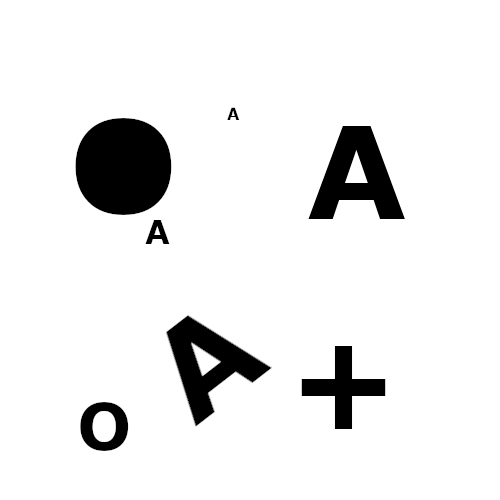
#> input picture billedanalyse/test1.png, 500 x 500 px
$ python shapematching.py
#> lines starting #> are read from the running program, lines starting #| are printed output that depends on the picture; after the words box and inside, x2 and y2 are one past the last pixel; in counts of white or black regions, pixels touching at a corner belong together; long printed decimals are rounded
import cv2 #opencv cv: computer vision
import numpy as np

img = cv2.imread('test1.png', cv2.IMREAD_UNCHANGED)
#> img is the input picture: shape (500, 500, 4); mean B, G, R, A 233.8, 233.8, 233.8, 255
imggray = cv2.cvtColor(img, cv2.COLOR_BGR2GRAY)
ret,threshold = cv2.threshold(imggray,127,255,cv2.THRESH_BINARY)
#> threshold: shape (500, 500); 91.7% white; 7 black regions
cnt, hierarchy = cv2.findContours(threshold, 1, 2)
#> cnt = 13 contours, 2 with area under 20; largest, box (x1, y1, x2, y2) and area: (0, 0, 500, 500) 249001, (75, 117, 172, 216) 7640, (308, 125, 406, 220) 5144, (166, 315, 272, 427) 5001, (301, 345, 386, 430) 2696

reference = cv2.imread('reference2.png', cv2.IMREAD_UNCHANGED)
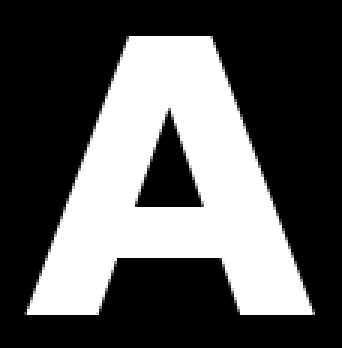
#> input picture billedanalyse/reference2.png, 114 x 116 px (shown 3 times larger)
#> reference is the input picture: shape (116, 114, 4); mean B, G, R, A 88.8, 88.8, 88.8, 255
imggray = cv2.cvtColor(reference, cv2.COLOR_BGR2GRAY)
#> imggray: shape (116, 114)
ref_ret, dst = cv2.threshold(imggray, 127, 255, 0)
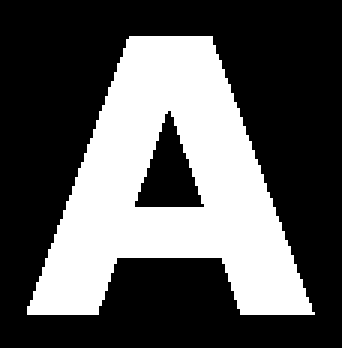
#> dst: shape (116, 114) (shown 3 times larger); 34.8% white; 1 white region
ref_cnt, hierarchy = cv2.findContours(dst, cv2.RETR_CCOMP, cv2.CHAIN_APPROX_SIMPLE)
#> ref_cnt = 2 contours; box (x1, y1, x2, y2) and area: (9, 12, 105, 105) 4812, (44, 36, 69, 70) 425

rows, cols = threshold.shape
#> rows = 500; cols = 500

match_score = 0.17
i = 0
for c in cnt:
    rect = cv2.minAreaRect(c)
    boxf = cv2.boxPoints(rect)
    box = np.int0(boxf)

    i += 1
    #Calculate match score:
    # Metode 1 synes at være den bedste.
    score = cv2.matchShapes(ref_cnt[0], c, 1, 0.0)

    if score < match_score:
        print('Der er fundet en figur ved ({:5f},{:5f}), i en vinkel på {:5f} grader. Score: {}'.format(boxf[2][0],boxf[2][1], rect[2], score))
        # Vis omrids
        cv2.drawContours(img,[c],0,(0,0,255),2)
        #Vis text på billedet
        cv2.putText(img, "({},{}), Vinkel: {}".format(int(boxf[2][0]),int(boxf[2][1]), rect[2]), (int(boxf[2][0]), int(boxf[2][1])), cv2.FONT_HERSHEY_COMPLEX_SMALL , 0.7, 2)
#> this loop made 13 passes
#> (rect, box, score) on passes 1, 2, 3, 5, 6, 7, 8: (((103.5, 426), (30, 23), -90), [[115, 441], [92, 441], [92, 411], [115, 411]], 0.264), (((104, 426), (50, 48), -90), [[128, 451], [80, 451], [80, 401], [128, 401]], 0.346), (((343, 387), (70.71, 70.71), -45), [[343, 437], [293, 387], [343, 337], [393, 387]], 0.185), (((205, 359.9), (95.78, 93.95), -37.69), [[195, 426], [138, 351], [214, 293], [271, 367]], 0.0137), (((156.5, 230), (8, 5), -90), [[159, 234], [154, 234], [154, 226], [159, 226]], 0.249), (((157, 231.5), (25, 24), -90), [[169, 244], [145, 244], [145, 219], [169, 219]], 0.0686), (((356, 166.5), (31, 22), -90), [[367, 182], [345, 182], [345, 151], [367, 151]], 0.269)
#> (rect, boxf, box, score) on passes 4, 11: (((199.8, 360.5), (21.63, 34.11), -56.31), [[208, 379], [179.6, 360.1], [191.6, 342.1], [220, 361]], [[207, 379], [179, 360], [191, 342], [219, 361]], 0.221), (((232.6, 113.2), (1.94, 4.12), -14.04), [[232.1, 115.5], [231.1, 111.5], [233, 111], [234, 115]], [[232, 115], [231, 111], [233, 111], [234, 115]], 1.19)
#| Der er fundet en figur ved (214.150,293.430), i en vinkel på -37.694 grader. Score: 0.01374
#| Der er fundet en figur ved (145.000,219.000), i en vinkel på -90.000 grader. Score: 0.06863
#| Der er fundet en figur ved (308.000,125.000), i en vinkel på -90.000 grader. Score: 0.0254
#| Der er fundet en figur ved (227.000,107.000), i en vinkel på -90.000 grader. Score: 0.08036
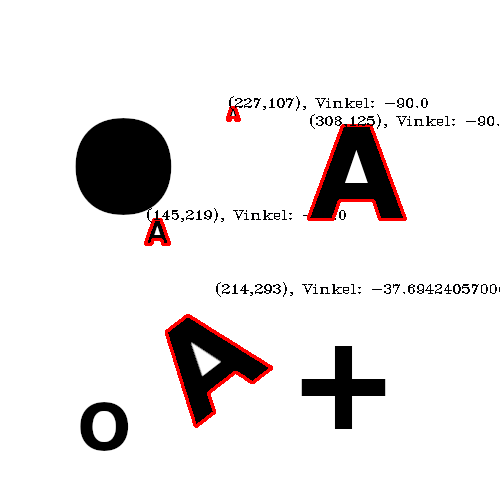
#> img: shape (500, 500, 4); 2.05% of pixels changed, all inside (x1, y1, x2, y2) = (144, 96, 500, 428)
#> after the loop, i = 13

cv2.imshow("original", img)
cv2.waitKey(0)
